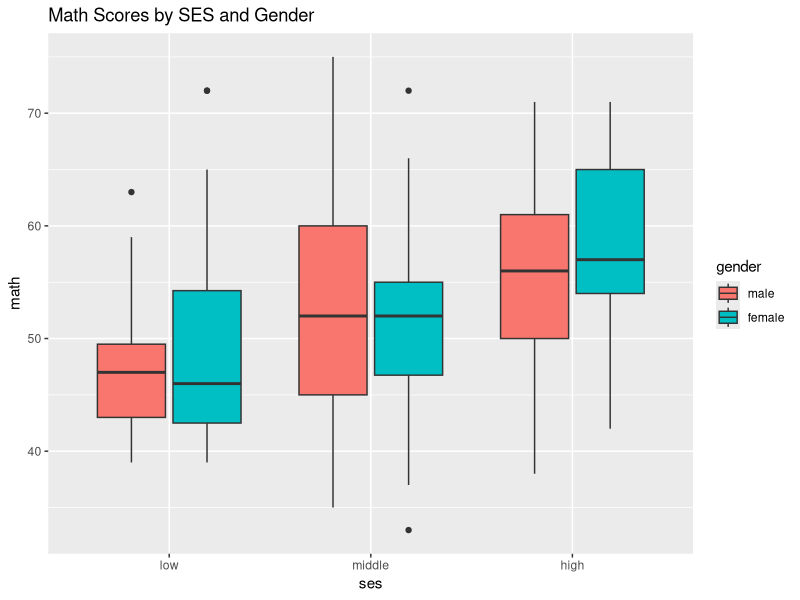
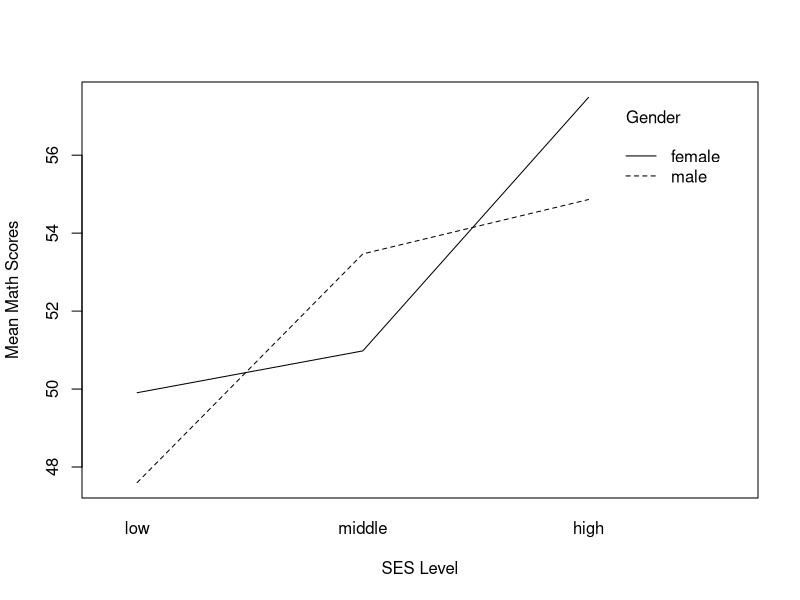
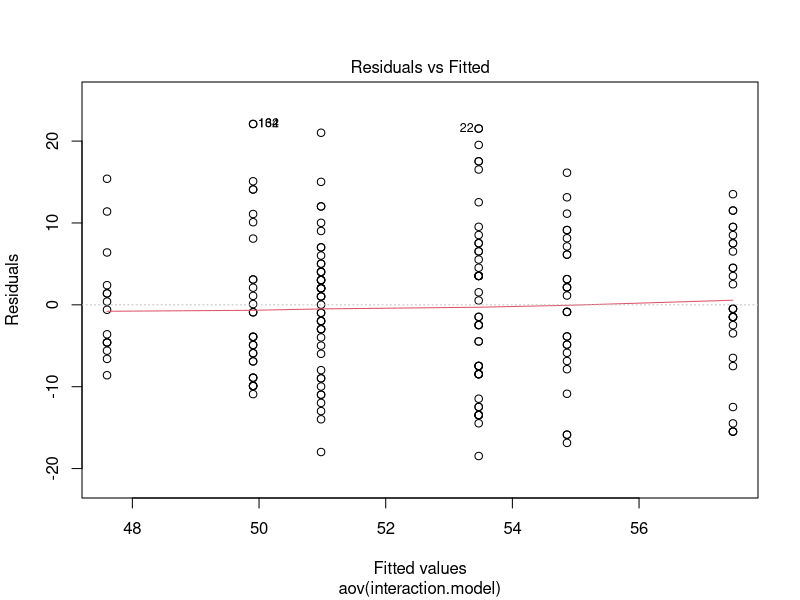
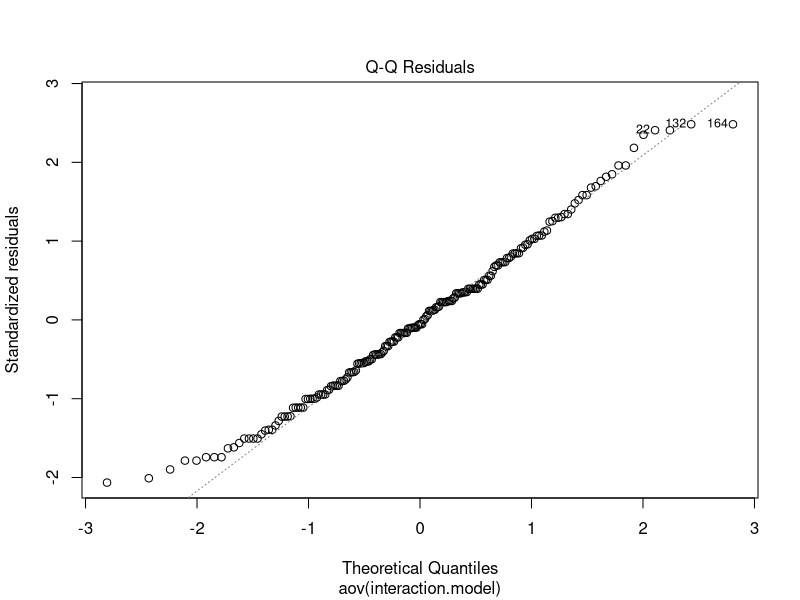
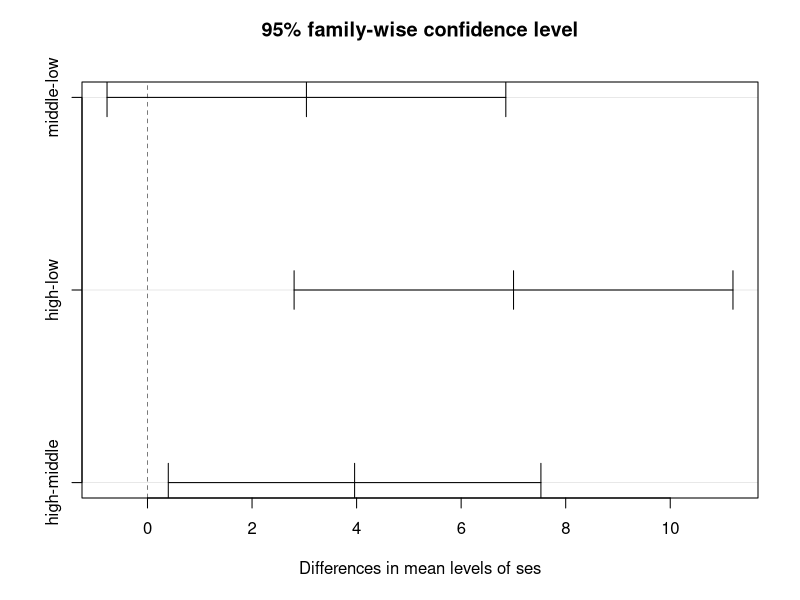

R code for these plots, in order:
## ---- chunk 1

library(tidyverse)

hsb2 <- read_csv("hsb2.csv")

## ---- chunk 2

hsb2$ses <- factor(hsb2$ses, 
                   labels = c("low", "middle", "high"))
hsb2$gender <- factor(hsb2$female, 
                      labels = c("male", "female"))

HSB2 <- data.frame(hsb2$math, hsb2$gender, hsb2$ses)
colnames (HSB2) <- c("math", "gender", "ses")

summary(HSB2)

## ---- chunk 3

ggplot(HSB2, aes(x = ses, y = math, fill = gender)) +
  geom_boxplot() +
  labs(title = "Math Scores by SES and Gender")

## ---- chunk 4

# build model
interaction.model <- HSB2$math ~ HSB2$gender * HSB2$ses

# cell means and sds
tapply(HSB2$math,
       list(HSB2$gender, HSB2$ses),
       mean)
tapply(HSB2$math,
       list(HSB2$gender, HSB2$ses),
       sd)

# marginal means
tapply(HSB2$math, HSB2$gender, mean)
tapply(HSB2$math, HSB2$ses, mean)

## ---- chunk 5

interaction.plot(HSB2$ses,
                 HSB2$gender,
                 response = HSB2$math,
                 xlab = "SES Level",
                 ylab = "Mean Math Scores",
                 trace.label = "Gender")

## ---- chunk 6

results <- aov(interaction.model)
plot(results, 1)
plot(results, 2)

## ---- chunk 7

anova.model <- anova(results)
anova.model

## ---- chunk 8

aov <- lm(math ~ ses, data = hsb2)
aov <- aov(aov)
summary(aov)

# pair comparison
tukey.test <- TukeyHSD(aov)
tukey.test

plot(tukey.test)


